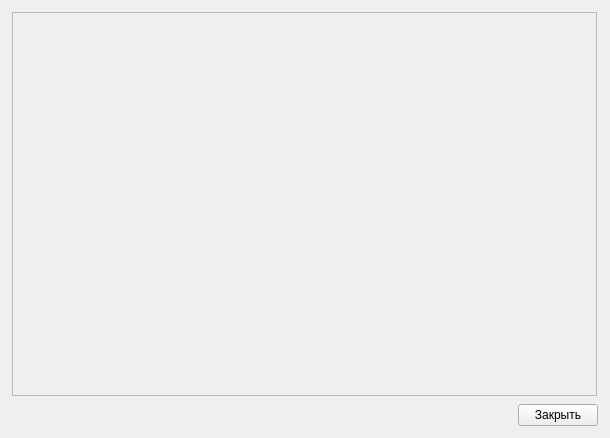
<?xml version="1.0" encoding="UTF-8"?>
<ui version="4.0">
 <class>help</class>
 <widget class="QWidget" name="help">
  <property name="geometry">
   <rect>
    <x>0</x>
    <y>0</y>
    <width>610</width>
    <height>438</height>
   </rect>
  </property>
  <property name="windowTitle">
   <string>Справка</string>
  </property>
  <layout class="QVBoxLayout" name="verticalLayout">
   <item>
    <widget class="QWidget" name="helpimg" native="true">
     <layout class="QVBoxLayout" name="verticalLayout_2">
      <property name="leftMargin">
       <number>1</number>
      </property>
      <property name="topMargin">
       <number>1</number>
      </property>
      <property name="rightMargin">
       <number>2</number>
      </property>
      <property name="bottomMargin">
       <number>1</number>
      </property>
      <item>
       <widget class="QScrollArea" name="scrollArea">
        <property name="widgetResizable">
         <bool>true</bool>
        </property>
        <widget class="QWidget" name="scrH">
         <property name="geometry">
          <rect>
           <x>0</x>
           <y>0</y>
           <width>587</width>
           <height>385</height>
          </rect>
         </property>
         <layout class="QVBoxLayout" name="verticalLayout_3"/>
        </widget>
       </widget>
      </item>
     </layout>
    </widget>
   </item>
   <item>
    <widget class="QWidget" name="widget" native="true">
     <layout class="QHBoxLayout" name="horizontalLayout">
      <property name="leftMargin">
       <number>1</number>
      </property>
      <property name="topMargin">
       <number>1</number>
      </property>
      <property name="rightMargin">
       <number>1</number>
      </property>
      <property name="bottomMargin">
       <number>1</number>
      </property>
      <item>
       <spacer name="horizontalSpacer">
        <property name="orientation">
         <enum>Qt::Horizontal</enum>
        </property>
        <property name="sizeHint" stdset="0">
         <size>
          <width>40</width>
          <height>20</height>
         </size>
        </property>
       </spacer>
      </item>
      <item>
       <widget class="QPushButton" name="pushButton">
        <property name="text">
         <string>Закрыть</string>
        </property>
       </widget>
      </item>
     </layout>
    </widget>
   </item>
  </layout>
 </widget>
 <resources/>
 <connections/>
</ui>
